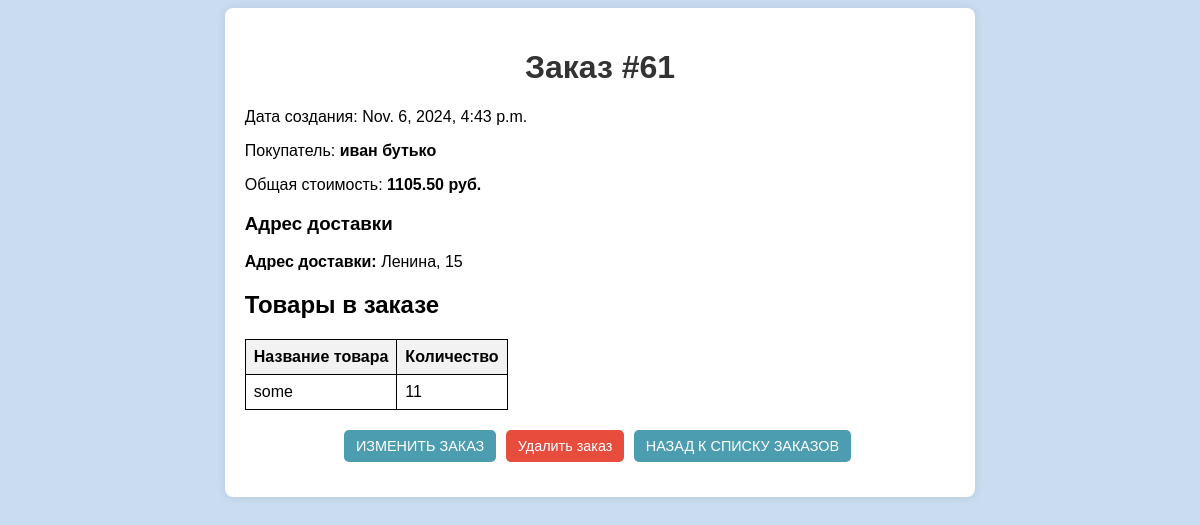
/orders/61/, run on the app's committed database.
### orders/models.py (models this page shows, shortened)
class Order(models.Model):
    objects = models.Manager()
    buyer = models.ForeignKey(Buyer, on_delete=models.CASCADE,
                              related_name="orders")
    created_at = models.DateTimeField(auto_now_add=True)
    price = models.DecimalField(max_digits=10, decimal_places=2, default=0)
    delivery_address = models.ForeignKey('buyers.Address', null=True,
                                         blank=True, on_delete=models.SET_NULL)

class OrderItem(models.Model):
    objects = models.Manager()
    order = models.ForeignKey(Order, on_delete=models.CASCADE,
                              related_name="order_items")
    product = models.ForeignKey(Product, on_delete=models.CASCADE,
                                related_name="order_items")
    quantity = models.PositiveIntegerField(default=1)

### buyers/models.py (models this page shows, shortened)
class Buyer(models.Model):
    objects = models.Manager()
    first_name = models.CharField(max_length=255)
    last_name = models.CharField(max_length=255)
    date_of_birth = models.DateField()
    special_notes = models.TextField(null=True, blank=True)
    phone_number = models.CharField(
        max_length=12, unique=True,
        validators=[
            RegexValidator(
                regex=r'^\+7\d{10}$',
                message="Введите корректный номер телефона (например, +79991234567)."
            )
        ]
    )
    email = models.EmailField(unique=True)
    addresses = models.ManyToManyField(Address, related_name="buyers")
    def __str__(self):
        return f"{self.first_name} {self.last_name}"

class Address(models.Model):
    objects = models.Manager()
    street = models.CharField(max_length=255)
    house_number = models.CharField(max_length=10)

### products/models.py (models this page shows, shortened)
class Product(models.Model):
    objects = models.Manager()
    name = models.CharField(max_length=255, unique=True)
    description = models.TextField(null=True, blank=True)
    price = models.DecimalField(max_digits=10, decimal_places=2)
    count = models.PositiveIntegerField(default=0)

### orders/views.py (the view)
# urls.py: path('<int:order_id>/', order_detail, name='order_detail'),
def order_detail(request, order_id):
    order = get_object_or_404(Order, id=order_id)
    return render(request, 'orders/order_detail.html', {'order': order})

### templates/orders/order_detail.html (shortened to what this page needs)
{% load static %}
<!DOCTYPE html>
<html lang="en">
<head>
    <link rel="stylesheet" href="{% static 'style.css' %}">
</head>
<body>
<div class="detail-container">
    <h1>Заказ #{{ order.id }}</h1>
    <p>Дата создания: {{ order.created_at }}</p>
    <p>Покупатель: <strong> {{ order.buyer }} </strong></p>
    <p>Общая стоимость: <strong> {{ order.price }} руб.</strong></p>
    <h3>Адрес доставки</h3>
    {% if order.delivery_address %}
        <p><strong>Адрес доставки:</strong> {{ order.delivery_address.street }}, {{ order.delivery_address.house_number }}
        </p>
    {% else %}
        <p><strong>Адрес доставки:</strong> Адрес доставки не указан</p>
    {% endif %}
    <h2>Товары в заказе</h2>
    <table>
        <thead>
        <tr>
            <th>Название товара</th>
            <th>Количество</th>
        </tr>
        </thead>
        <tbody>
        {% for item in order.order_items.all %}
            <tr>
                <td>{{ item.product.name }}</td>
                <td>{{ item.quantity }}</td>
            </tr>
        {% empty %}
            <tr>
                <td colspan="2">Нет товаров в этом заказе.</td>
            </tr>
        {% endfor %}
        </tbody>
    </table>
    <div class="button-group">
        <a href="{% url 'order_update' order.id %}" class="button-link">Изменить
            заказ</a>
        <form action="{% url 'order_delete' order.id %}" method="GET"
              style="display:inline;">
            <button type="submit" class="delete-button">Удалить заказ</button>
        </form>
        <a href="{% url 'order_list' %}" class="button-link">Назад к списку
            заказов</a>
    </div>
</div>
</body>
</html>

### static/style.css (style rules this page uses)
body { background-color: rgba(129, 175, 221, 0.42); }
h1 { text-align: center; }
table, th, td { border: 1px solid black; border-collapse: collapse; padding: 8px; }
th { background-color: #f2f2f2; }
body { font-family: Arial, sans-serif; }
.detail-container { width: 60%; margin: 0 auto; background-color: #ffffff; padding: 20px; border-radius: 8px; box-shadow: 0px 0px 10px rgba(0, 0, 0, 0.1); }
.detail-container h1 { text-align: center; color: #333; }
.button-group { text-align: center; margin-top: 20px; }
.button-group form, .button-group a { display: inline-block; }
.button-group button, .button-group a.button-link { font-size: 0.9em; padding: 8px 12px; background-color: #4c9daf; color: white; border: none; border-radius: 5px; cursor: pointer; text-decoration: none; margin-right: 5px; }
.button-group button.delete-button { background-color: #e74c3c; color: white; }
h1 { text-align: center; color: #343a40; }
div { margin-bottom: 15px; }
button { background-color: #4c9daf; color: white; padding: 10px 15px; border: none; border-radius: 4px; cursor: pointer; }
.button-link, .edit-link { background-color: #4c9daf; color: white; padding: 8px 12px; border-radius: 5px; text-decoration: none; cursor: pointer; text-transform: uppercase; }
.delete-button { background-color: #e74c3c; color: white; padding: 8px 12px; border: none; border-radius: 5px; cursor: pointer; }

### data on the page
Order: id "61", created_at "Nov. 6, 2024, 4:43 p.m.", buyer "иван бутько", price "1105.50", delivery_address.street "Ленина", delivery_address.house_number "15"
OrderItem: product.name "some", quantity "11"
